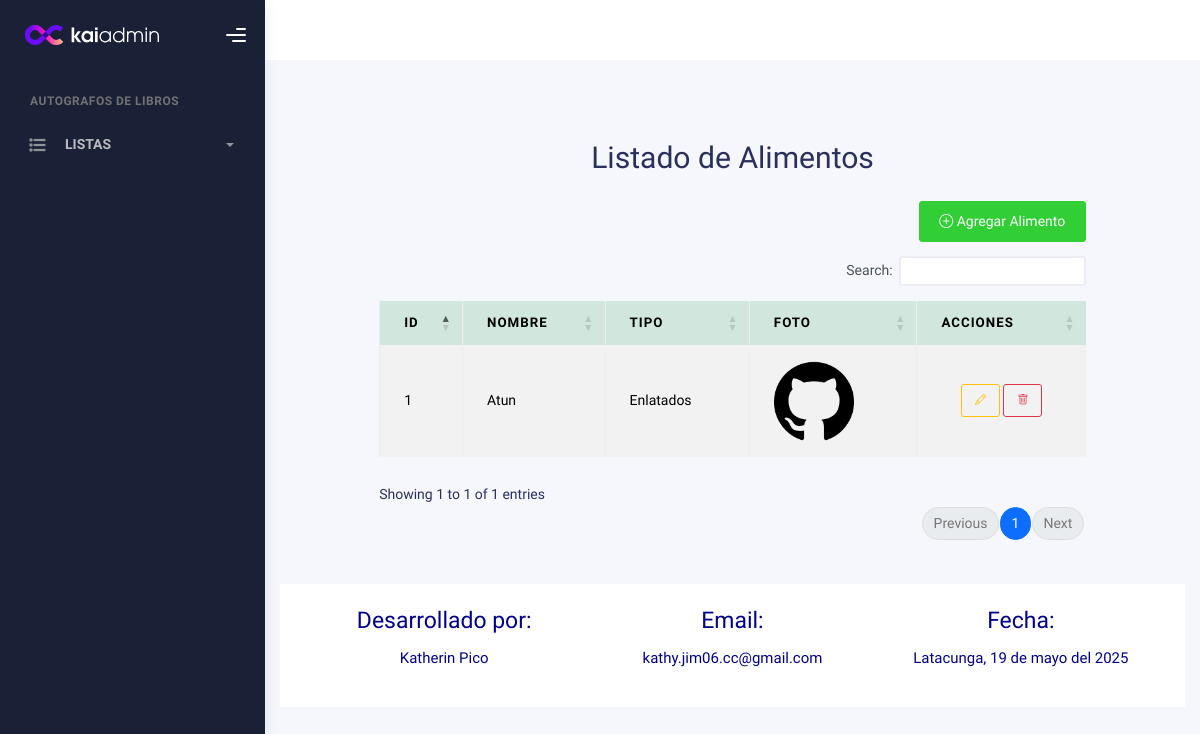
Page /listaAlimentos/ on the earlier database version.
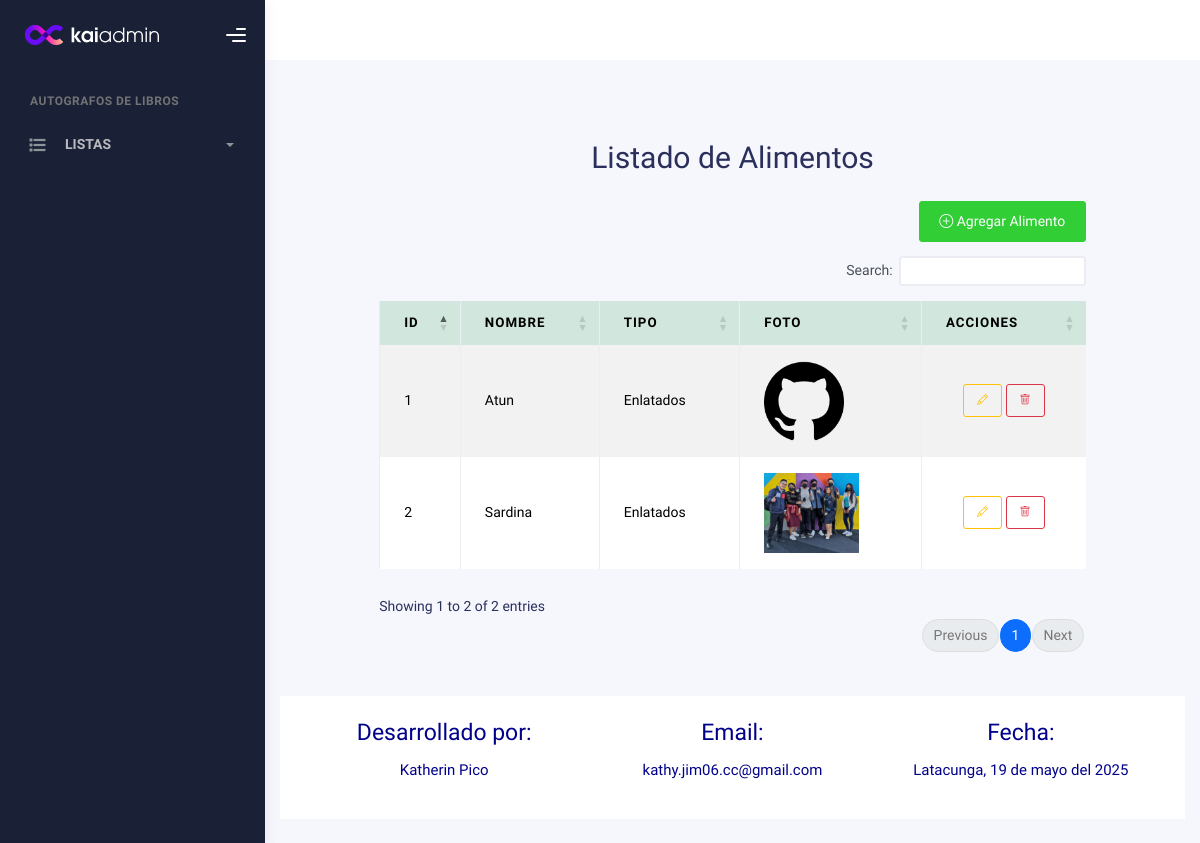
Same page on the later database version.
### Aplicaciones/Alimentos/models.py (models this page shows)
class Alimento(models.Model):
    nombre = models.CharField(max_length=100)
    tipo = models.CharField(max_length=50)
    foto_alimento = models.ImageField(upload_to='Alimentos', null=True, blank=True)

### Aplicaciones/Alimentos/views.py (the view)
# urls.py: path('listaAlimentos/', views.listaAlimentos, name='listaAlimentos'),
def listaAlimentos(request):
    alimentoListado = Alimento.objects.all()
    return render(request, "listaAlimentos.html", {'Alimentos': alimentoListado})

### Aplicaciones/Alimentos/templates/listaAlimentos.html (shortened to what this page needs)
{% extends 'plantilla.html' %}
{% load static %}
{% block contenido %}
<section class="container py-5">
  <div class="row justify-content-center">
    <div class="col-lg-10">
      <h1 class="mb-4 text-center">Listado de Alimentos</h1>
      <div class="text-end mb-3">
        <a href="nuevoAlimento/" class="btn btn-success">
          <i class="bi bi-plus-circle"></i> Agregar Alimento
        </a>
      </div>
      <div class="table-responsive">
        <table id="tbl_alimentos" class="table table-bordered table-striped table-hover align-middle">
          <thead class="table-success text-center">
            <tr>
              <th>ID</th>
              <th>Nombre</th>
              <th>Tipo</th>
              <th>Foto</th>
              <th>Acciones</th>
            </tr>
          </thead>
          <tbody>
            {% for alimento in Alimentos %}
              <tr>
                <td>{{ alimento.id }}</td>
                <td>{{ alimento.nombre }}</td>
                <td>{{ alimento.tipo }}</td>
                <td>
                  {% if alimento.foto_alimento %}
                    <img src="{{ alimento.foto_alimento.url }}" alt="Foto del alimento" height="80px">
                  {% else %}
                    Ninguna
                  {% endif %}
                </td>
                <td class="text-center">
                  <a href="/editarAlimento/{{alimento.id}}" class="btn btn-outline-warning btn-sm" title="Editar">
                    <i class="bi bi-pencil"></i>
                  </a>
                  <a href="#" class="btn btn-outline-danger btn-sm" title="Eliminar" onclick="confirmarEliminacion('{{ alimento.id }}')">
                    <i class="bi bi-trash"></i>
                  </a>
                </td>
              </tr>
            {% endfor %}
          </tbody>
        </table>
      </div>
    </div>
  </div>
</section>
{% endblock %}

Differences in the rows shown:
added Alimento: id "2", nombre "Sardina", tipo "Enlatados", foto_alimento (picture)
Other differences:
text written by a page script: "Search: Showing 1 to 1 of 1 entries Previous 1 Next" → "Search: Showing 1 to 2 of 2 entries Previous 1 Next"
